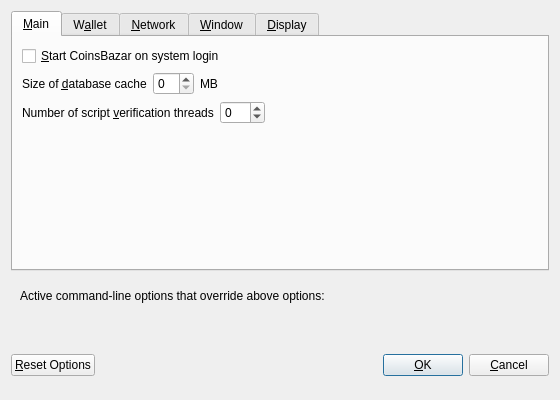
<?xml version="1.0" encoding="UTF-8"?>
<ui version="4.0">
 <class>OptionsDialog</class>
 <widget class="QDialog" name="OptionsDialog">
  <property name="geometry">
   <rect>
    <x>0</x>
    <y>0</y>
    <width>560</width>
    <height>400</height>
   </rect>
  </property>
  <property name="windowTitle">
   <string>Options</string>
  </property>
  <property name="modal">
   <bool>true</bool>
  </property>
  <layout class="QVBoxLayout" name="verticalLayout">
   <item>
    <widget class="QTabWidget" name="tabWidget">
     <property name="currentIndex">
      <number>0</number>
     </property>
     <widget class="QWidget" name="tabMain">
      <attribute name="title">
       <string>&amp;Main</string>
      </attribute>
      <layout class="QVBoxLayout" name="verticalLayout_Main">
       <item>
        <widget class="QCheckBox" name="bitcoinAtStartup">
         <property name="toolTip">
          <string>Automatically start CoinsBazar after logging in to the system.</string>
         </property>
         <property name="text">
          <string>&amp;Start CoinsBazar on system login</string>
         </property>
        </widget>
       </item>
       <item>
        <layout class="QHBoxLayout" name="horizontalLayout_2_Main">
         <item>
          <widget class="QLabel" name="databaseCacheLabel">
           <property name="text">
            <string>Size of &amp;database cache</string>
           </property>
           <property name="textFormat">
            <enum>Qt::PlainText</enum>
           </property>
           <property name="buddy">
            <cstring>databaseCache</cstring>
           </property>
          </widget>
         </item>
         <item>
          <widget class="QSpinBox" name="databaseCache"/>
         </item>
         <item>
          <widget class="QLabel" name="databaseCacheUnitLabel">
           <property name="text">
            <string>MB</string>
           </property>
           <property name="textFormat">
            <enum>Qt::PlainText</enum>
           </property>
          </widget>
         </item>
         <item>
          <spacer name="horizontalSpacer_2_Main">
           <property name="orientation">
            <enum>Qt::Horizontal</enum>
           </property>
           <property name="sizeHint" stdset="0">
            <size>
             <width>40</width>
             <height>20</height>
            </size>
           </property>
          </spacer>
         </item>
        </layout>
       </item>
       <item>
        <layout class="QHBoxLayout" name="horizontalLayout_3_Main">
         <item>
          <widget class="QLabel" name="threadsScriptVerifLabel">
           <property name="text">
            <string>Number of script &amp;verification threads</string>
           </property>
           <property name="textFormat">
            <enum>Qt::PlainText</enum>
           </property>
           <property name="buddy">
            <cstring>threadsScriptVerif</cstring>
           </property>
          </widget>
         </item>
         <item>
          <widget class="QSpinBox" name="threadsScriptVerif">
           <property name="toolTip">
            <string>Set the number of script verification threads (up to 16, 0 = auto, &lt;0 = leave that many cores free, default: 0)</string>
           </property>
           <property name="minimum">
            <number>-16</number>
           </property>
           <property name="maximum">
            <number>16</number>
           </property>
          </widget>
         </item>
         <item>
          <spacer name="horizontalSpacer_3_Main">
           <property name="orientation">
            <enum>Qt::Horizontal</enum>
           </property>
           <property name="sizeHint" stdset="0">
            <size>
             <width>40</width>
             <height>20</height>
            </size>
           </property>
          </spacer>
         </item>
        </layout>
       </item>
       <item>
        <spacer name="verticalSpacer_Main">
         <property name="orientation">
          <enum>Qt::Vertical</enum>
         </property>
         <property name="sizeHint" stdset="0">
          <size>
           <width>20</width>
           <height>40</height>
          </size>
         </property>
        </spacer>
       </item>
      </layout>
     </widget>
     <widget class="QWidget" name="tabWallet">
      <attribute name="title">
       <string>W&amp;allet</string>
      </attribute>
      <layout class="QVBoxLayout" name="verticalLayout_Network">
       <item>
        <widget class="QLabel" name="transactionFeeInfoLabel">
         <property name="text">
          <string>Optional transaction fee per kB that helps make sure your transactions are processed quickly. Most transactions are 1 kB.</string>
         </property>
         <property name="textFormat">
          <enum>Qt::PlainText</enum>
         </property>
         <property name="wordWrap">
          <bool>true</bool>
         </property>
        </widget>
       </item>
       <item>
        <layout class="QHBoxLayout" name="horizontalLayout_1_Main">
         <item>
          <widget class="QLabel" name="transactionFeeLabel">
           <property name="text">
            <string>Pay transaction &amp;fee</string>
           </property>
           <property name="textFormat">
            <enum>Qt::PlainText</enum>
           </property>
           <property name="buddy">
            <cstring>transactionFee</cstring>
           </property>
          </widget>
         </item>
         <item>
          <widget class="CoinsBazarAmountField" name="transactionFee"/>
         </item>
         <item>
          <spacer name="horizontalSpacer_1_Main">
           <property name="orientation">
            <enum>Qt::Horizontal</enum>
           </property>
           <property name="sizeHint" stdset="0">
            <size>
             <width>40</width>
             <height>20</height>
            </size>
           </property>
          </spacer>
         </item>
        </layout>
       </item>
       <item>
        <widget class="QLabel" name="label">
         <property name="text">
          <string>If you disable the spending of unconfirmed change, the change from a transaction cannot be used until that transaction has at least one confirmation. This also affects how your balance is computed.</string>
         </property>
         <property name="wordWrap">
          <bool>true</bool>
         </property>
        </widget>
       </item>
       <item>
        <widget class="QCheckBox" name="spendZeroConfChange">
         <property name="text">
          <string>Spend unconfirmed change  (experts only)</string>
         </property>
        </widget>
       </item>
       <item>
        <spacer name="verticalSpacer">
         <property name="orientation">
          <enum>Qt::Vertical</enum>
         </property>
         <property name="sizeHint" stdset="0">
          <size>
           <width>20</width>
           <height>40</height>
          </size>
         </property>
        </spacer>
       </item>
      </layout>
     </widget>
     <widget class="QWidget" name="tabNetwork">
      <attribute name="title">
       <string>&amp;Network</string>
      </attribute>
      <layout class="QVBoxLayout" name="verticalLayout_Network">
       <item>
        <widget class="QCheckBox" name="mapPortUpnp">
         <property name="toolTip">
          <string>Automatically open the CoinsBazar client port on the router. This only works when your router supports UPnP and it is enabled.</string>
         </property>
         <property name="text">
          <string>Map port using &amp;UPnP</string>
         </property>
        </widget>
       </item>
       <item>
        <widget class="QCheckBox" name="connectSocks">
         <property name="toolTip">
          <string>Connect to the CoinsBazar network through a SOCKS proxy.</string>
         </property>
         <property name="text">
          <string>&amp;Connect through SOCKS proxy (default proxy):</string>
         </property>
        </widget>
       </item>
       <item>
        <layout class="QHBoxLayout" name="horizontalLayout_1_Network">
         <item>
          <widget class="QLabel" name="proxyIpLabel">
           <property name="text">
            <string>Proxy &amp;IP:</string>
           </property>
           <property name="textFormat">
            <enum>Qt::PlainText</enum>
           </property>
           <property name="buddy">
            <cstring>proxyIp</cstring>
           </property>
          </widget>
         </item>
         <item>
          <widget class="QValidatedLineEdit" name="proxyIp">
           <property name="minimumSize">
            <size>
             <width>140</width>
             <height>0</height>
            </size>
           </property>
           <property name="maximumSize">
            <size>
             <width>140</width>
             <height>16777215</height>
            </size>
           </property>
           <property name="toolTip">
            <string>IP address of the proxy (e.g. IPv4: 127.0.0.1 / IPv6: ::1)</string>
           </property>
          </widget>
         </item>
         <item>
          <widget class="QLabel" name="proxyPortLabel">
           <property name="text">
            <string>&amp;Port:</string>
           </property>
           <property name="textFormat">
            <enum>Qt::PlainText</enum>
           </property>
           <property name="buddy">
            <cstring>proxyPort</cstring>
           </property>
          </widget>
         </item>
         <item>
          <widget class="QLineEdit" name="proxyPort">
           <property name="minimumSize">
            <size>
             <width>55</width>
             <height>0</height>
            </size>
           </property>
           <property name="maximumSize">
            <size>
             <width>55</width>
             <height>16777215</height>
            </size>
           </property>
           <property name="toolTip">
            <string>Port of the proxy (e.g. 9050)</string>
           </property>
          </widget>
         </item>
         <item>
          <widget class="QLabel" name="socksVersionLabel">
           <property name="text">
            <string>SOCKS &amp;Version:</string>
           </property>
           <property name="textFormat">
            <enum>Qt::PlainText</enum>
           </property>
           <property name="buddy">
            <cstring>socksVersion</cstring>
           </property>
          </widget>
         </item>
         <item>
          <widget class="QValueComboBox" name="socksVersion">
           <property name="toolTip">
            <string>SOCKS version of the proxy (e.g. 5)</string>
           </property>
          </widget>
         </item>
         <item>
          <spacer name="horizontalSpacer_1_Network">
           <property name="orientation">
            <enum>Qt::Horizontal</enum>
           </property>
           <property name="sizeHint" stdset="0">
            <size>
             <width>40</width>
             <height>20</height>
            </size>
           </property>
          </spacer>
         </item>
        </layout>
       </item>
       <item>
        <spacer name="verticalSpacer_Network">
         <property name="orientation">
          <enum>Qt::Vertical</enum>
         </property>
         <property name="sizeHint" stdset="0">
          <size>
           <width>20</width>
           <height>40</height>
          </size>
         </property>
        </spacer>
       </item>
      </layout>
     </widget>
     <widget class="QWidget" name="tabWindow">
      <attribute name="title">
       <string>&amp;Window</string>
      </attribute>
      <layout class="QVBoxLayout" name="verticalLayout_Window">
       <item>
        <widget class="QCheckBox" name="minimizeToTray">
         <property name="toolTip">
          <string>Show only a tray icon after minimizing the window.</string>
         </property>
         <property name="text">
          <string>&amp;Minimize to the tray instead of the taskbar</string>
         </property>
        </widget>
       </item>
       <item>
        <widget class="QCheckBox" name="minimizeOnClose">
         <property name="toolTip">
          <string>Minimize instead of exit the application when the window is closed. When this option is enabled, the application will be closed only after selecting Quit in the menu.</string>
         </property>
         <property name="text">
          <string>M&amp;inimize on close</string>
         </property>
        </widget>
       </item>
       <item>
        <spacer name="verticalSpacer_Window">
         <property name="orientation">
          <enum>Qt::Vertical</enum>
         </property>
         <property name="sizeHint" stdset="0">
          <size>
           <width>20</width>
           <height>40</height>
          </size>
         </property>
        </spacer>
       </item>
      </layout>
     </widget>
     <widget class="QWidget" name="tabDisplay">
      <attribute name="title">
       <string>&amp;Display</string>
      </attribute>
      <layout class="QVBoxLayout" name="verticalLayout_Display">
       <item>
        <layout class="QHBoxLayout" name="horizontalLayout_1_Display">
         <item>
          <widget class="QLabel" name="langLabel">
           <property name="text">
            <string>User Interface &amp;language:</string>
           </property>
           <property name="textFormat">
            <enum>Qt::PlainText</enum>
           </property>
           <property name="buddy">
            <cstring>lang</cstring>
           </property>
          </widget>
         </item>
         <item>
          <widget class="QValueComboBox" name="lang">
           <property name="toolTip">
            <string>The user interface language can be set here. This setting will take effect after restarting CoinsBazar.</string>
           </property>
          </widget>
         </item>
        </layout>
       </item>
       <item>
        <layout class="QHBoxLayout" name="horizontalLayout_2_Display">
         <item>
          <widget class="QLabel" name="unitLabel">
           <property name="text">
            <string>&amp;Unit to show amounts in:</string>
           </property>
           <property name="textFormat">
            <enum>Qt::PlainText</enum>
           </property>
           <property name="buddy">
            <cstring>unit</cstring>
           </property>
          </widget>
         </item>
         <item>
          <widget class="QValueComboBox" name="unit">
           <property name="toolTip">
            <string>Choose the default subdivision unit to show in the interface and when sending coins.</string>
           </property>
          </widget>
         </item>
        </layout>
       </item>
       <item>
        <widget class="QCheckBox" name="displayAddresses">
         <property name="toolTip">
          <string>Whether to show CoinsBazar addresses in the transaction list or not.</string>
         </property>
         <property name="text">
          <string>&amp;Display addresses in transaction list</string>
         </property>
        </widget>
       </item>
       <item>
        <widget class="QCheckBox" name="coinControlFeatures">
         <property name="toolTip">
          <string>Whether to show coin control features or not.</string>
         </property>
         <property name="text">
          <string>Display coin &amp;control features (experts only)</string>
         </property>
        </widget>
       </item>
       <item>
        <spacer name="verticalSpacer_Display">
         <property name="orientation">
          <enum>Qt::Vertical</enum>
         </property>
         <property name="sizeHint" stdset="0">
          <size>
           <width>20</width>
           <height>40</height>
          </size>
         </property>
        </spacer>
       </item>
      </layout>
     </widget>
    </widget>
   </item>
   <item>
    <widget class="QFrame" name="frame">
     <layout class="QVBoxLayout" name="verticalLayout_Bottom">
      <item>
       <layout class="QHBoxLayout" name="horizontalLayout_Bottom">
        <item>
         <widget class="QLabel" name="overriddenByCommandLineInfoLabel">
          <property name="text">
           <string>Active command-line options that override above options:</string>
          </property>
          <property name="textFormat">
           <enum>Qt::PlainText</enum>
          </property>
         </widget>
        </item>
        <item>
         <spacer name="horizontalSpacer_Bottom">
          <property name="orientation">
           <enum>Qt::Horizontal</enum>
          </property>
          <property name="sizeHint" stdset="0">
           <size>
            <width>40</width>
            <height>20</height>
           </size>
          </property>
         </spacer>
        </item>
       </layout>
      </item>
      <item>
       <widget class="QLabel" name="overriddenByCommandLineLabel">
        <property name="text">
         <string/>
        </property>
        <property name="textFormat">
         <enum>Qt::PlainText</enum>
        </property>
        <property name="wordWrap">
         <bool>true</bool>
        </property>
       </widget>
      </item>
     </layout>
    </widget>
   </item>
   <item>
    <layout class="QHBoxLayout" name="horizontalLayout_Buttons">
     <item>
      <widget class="QPushButton" name="resetButton">
       <property name="toolTip">
        <string>Reset all client options to default.</string>
       </property>
       <property name="text">
        <string>&amp;Reset Options</string>
       </property>
       <property name="autoDefault">
        <bool>false</bool>
       </property>
      </widget>
     </item>
     <item>
      <spacer name="horizontalSpacer_1">
       <property name="orientation">
        <enum>Qt::Horizontal</enum>
       </property>
       <property name="sizeHint" stdset="0">
        <size>
         <width>40</width>
         <height>48</height>
        </size>
       </property>
      </spacer>
     </item>
     <item>
      <widget class="QLabel" name="statusLabel">
       <property name="minimumSize">
        <size>
         <width>200</width>
         <height>0</height>
        </size>
       </property>
       <property name="font">
        <font>
         <weight>75</weight>
         <bold>true</bold>
        </font>
       </property>
       <property name="text">
        <string/>
       </property>
       <property name="textFormat">
        <enum>Qt::PlainText</enum>
       </property>
       <property name="wordWrap">
        <bool>true</bool>
       </property>
      </widget>
     </item>
     <item>
      <spacer name="horizontalSpacer_2">
       <property name="orientation">
        <enum>Qt::Horizontal</enum>
       </property>
       <property name="sizeHint" stdset="0">
        <size>
         <width>40</width>
         <height>48</height>
        </size>
       </property>
      </spacer>
     </item>
     <item>
      <widget class="QPushButton" name="okButton">
       <property name="text">
        <string>&amp;OK</string>
       </property>
      </widget>
     </item>
     <item>
      <widget class="QPushButton" name="cancelButton">
       <property name="text">
        <string>&amp;Cancel</string>
       </property>
       <property name="autoDefault">
        <bool>false</bool>
       </property>
      </widget>
     </item>
    </layout>
   </item>
  </layout>
 </widget>
 <customwidgets>
  <customwidget>
   <class>CoinsBazarAmountField</class>
   <extends>QLineEdit</extends>
   <header>bitcoinamountfield.h</header>
   <container>1</container>
  </customwidget>
  <customwidget>
   <class>QValidatedLineEdit</class>
   <extends>QLineEdit</extends>
   <header>qvalidatedlineedit.h</header>
  </customwidget>
  <customwidget>
   <class>QValueComboBox</class>
   <extends>QComboBox</extends>
   <header>qvaluecombobox.h</header>
  </customwidget>
 </customwidgets>
 <resources/>
 <connections/>
</ui>
